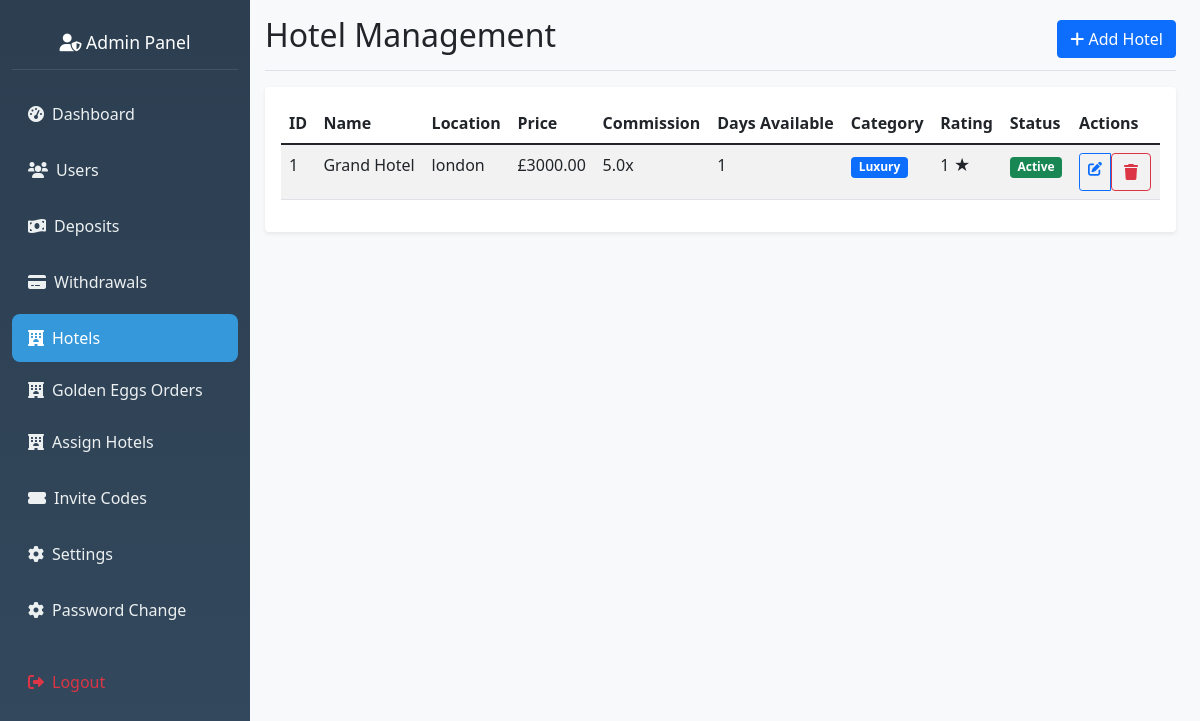
The app's page /admin/hotels, older data.
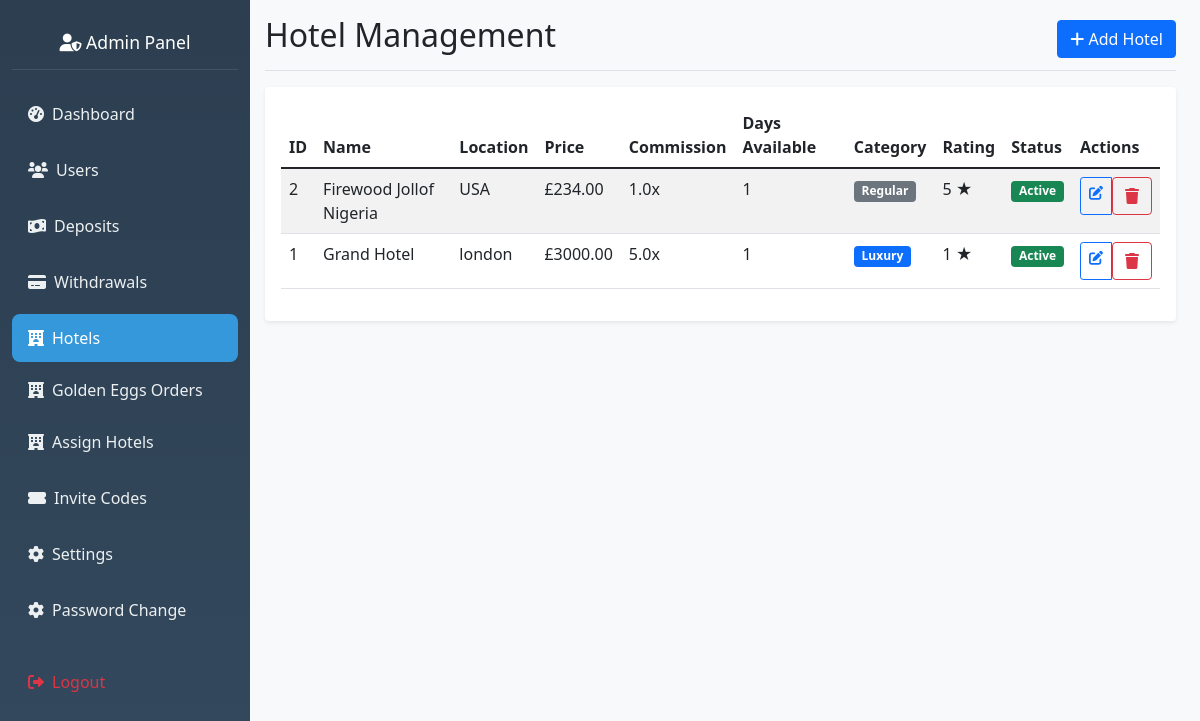
The same page, newer data.
### hotel_app/models.py (models this page shows, shortened)
class Hotel(db.Model):
    __tablename__ = 'hotel'
    id = db.Column(db.Integer, primary_key=True)
    name = db.Column(db.String(120), nullable=False)
    primary_picture = db.Column(db.String(200))
    price = db.Column(db.Float, nullable=False)
    commission_multiplier = db.Column(db.Float, default=1.0)
    days_available = db.Column(db.Integer, default=1)
    description = db.Column(db.Text)
    location = db.Column(db.String(200))
    rating = db.Column(db.Integer, default=5)
    created_at = db.Column(db.DateTime, default=datetime.utcnow)
    category = db.Column(db.String(50))
    is_active = db.Column(db.Boolean, default=True)
    category = db.Column(db.String(50), default='regular')  # 'regular' or 'luxury'
    is_active = db.Column(db.Boolean, default=True)  # Admin can activate/deactivate
    reservations = db.relationship('Reservation', backref='hotel', lazy=True)
    user_assignments = db.relationship('UserHotelAssignment', backref='hotel', lazy=True)
    user_ratings = db.relationship('UserHotelRating', backref='hotel', lazy=True)

### hotel_app/routes.py (the view, shortened to what this page needs)
@app.route('/admin/hotels', methods=['GET', 'POST'])
def manage_hotels():
    hotels = Hotel.query.order_by(Hotel.name).all()
    for hotel in hotels:
        if hotel.category is None:
            hotel.category = 'Uncategorized'
    return render_template('admin_hotels.html', hotels=hotels)

### hotel_app/routes.py (called while the page is built)
@app.before_request
def check_admin_routes():
    if request.endpoint and request.endpoint.startswith('admin_') and request.endpoint != 'admin_login':
        if 'admin_id' not in session:
            return redirect(url_for('admin_login'))

### hotel_app/templates/admin_hotels.html (shortened to what this page needs)
{% extends "admin_base.html" %}
{% block content %}
<div class="d-flex justify-content-between flex-wrap flex-md-nowrap align-items-center pb-2 mb-3 border-bottom">
    <h1 class="h2">Hotel Management</h1>
    <button type="button" class="btn btn-primary" data-bs-toggle="modal" data-bs-target="#addHotelModal">
        <i class="fas fa-plus"></i> Add Hotel
    </button>
</div>
<div class="card">
    <div class="card-body">
        <div class="table-responsive">
            <table class="table table-striped">
                <thead>
                    <tr>
                        <th>ID</th>
                        <th>Name</th>
                        <th>Location</th>
                        <th>Price</th>
                        <th>Commission</th>
                        <th>Days Available</th>
                        <th>Category</th>
                        <th>Rating</th>
                        <th>Status</th>
                        <th>Actions</th>
                    </tr>
                </thead>
                <tbody>
                    {% if hotels %}
                        {% for hotel in hotels %}
                        <tr>
                            <td>{{ hotel.id }}</td>
                            <td>{{ hotel.name }}</td>
                            <td>{{ hotel.location or 'N/A' }}</td>
                            <td>£{{ "%.2f"|format(hotel.price) }}</td>
                            <td>{{ hotel.commission_multiplier }}x</td>
                            <td>{{ hotel.days_available }}</td>
                            <td>
                                <span class="badge bg-{{ 'primary' if hotel.category == 'luxury' else 'secondary' }}">
                                    {{ hotel.category.title() }}
                                </span>
                            </td>
                            <td>
                                {% if hotel.rating %}
                                    {{ hotel.rating }} ★
                                {% else %}
                                    N/A
                                {% endif %}
                            </td>
                            <td>
                                <span class="badge bg-{{ 'success' if hotel.is_active else 'secondary' }}">
                                    {{ 'Active' if hotel.is_active else 'Inactive' }}
                                </span>
                            </td>
                            <td>
                                <div class="btn-group btn-group-sm">
                                    <a href="{{ url_for('edit_hotel', hotel_id=hotel.id) }}" class="btn btn-outline-primary">
                                        <i class="fas fa-edit"></i>
                                    </a>
                                    <form method="POST" action="{{ url_for('delete_hotel', hotel_id=hotel.id) }}" class="d-inline"
                                          onsubmit="return confirm('Are you sure you want to delete this hotel?')">
                                        <button type="submit" class="btn btn-outline-danger">
                                            <i class="fas fa-trash"></i>
                                        </button>
                                    </form>
                                </div>
                            </td>
                        </tr>
                        {% endfor %}
                    {% else %}
                        <tr>
                            <td colspan="10" class="text-center text-muted">No hotels found</td>
                        </tr>
                    {% endif %}
                </tbody>
            </table>
        </div>
    </div>
</div>
{% endblock %}

### hotel_app/templates/admin_base.html (shortened to what this page needs)
<!DOCTYPE html>
<html lang="en">
    <head>
        <link href="https://cdn.jsdelivr.net/npm/bootstrap@5.1.3/dist/css/bootstrap.min.css" rel="stylesheet">
        <link href="https://cdnjs.cloudflare.com/ajax/libs/font-awesome/6.0.0/css/all.min.css" rel="stylesheet">
        <link rel="stylesheet" href="{{ url_for('static', filename='css/admin.css') }}">
    </head>
    <body>
        <div class="container-fluid">
            <div class="row no-gutters">
                <nav class="col-md-3 col-lg-2 d-md-block sidebar" id="sidebar">
                    <div class="position-sticky pt-3">
                        <div class="nav-header text-center">
                            <h4 class="text-white">
                                <i class="fas fa-user-shield"></i> Admin Panel
                            </h4>
                        </div>
                        <ul class="nav flex-column">
                            <li class="nav-item">
                                <a class="nav-link {% if request.endpoint == 'admin_dashboard' %}active{% endif %}"
                                    href="{{ url_for('admin_dashboard') }}">
                                    <i class="fas fa-tachometer-alt"></i>
                                    <span>Dashboard</span>
                                </a>
                            </li>
                            <li class="nav-item">
                                <a class="nav-link {% if request.endpoint == 'view_users' %}active{% endif %}"
                                    href="{{ url_for('view_users') }}">
                                    <i class="fas fa-users"></i>
                                    <span>Users</span>
                                </a>
                            </li>
                            <li class="nav-item">
                                <a class="nav-link {% if request.endpoint == 'view_deposits' %}active{% endif %}"
                                    href="{{ url_for('view_deposits') }}">
                                    <i class="fas fa-money-bill-wave"></i>
                                    <span>Deposits</span>
                                </a>
                            </li>
                            <li class="nav-item">
                                <a class="nav-link {% if request.endpoint == 'view_withdrawals' %}active{% endif %}"
                                    href="{{ url_for('view_withdrawals') }}">
                                    <i class="fas fa-credit-card"></i>
                                    <span>Withdrawals</span>
                                </a>
                            </li>
                            <li class="nav-item">
                                <a class="nav-link {% if request.endpoint == 'manage_hotels' %}active{% endif %}"
                                    href="{{ url_for('manage_hotels') }}">
                                    <i class="fas fa-hotel"></i>
                                    <span>Hotels</span>
                                </a>
                                <a class="nav-link {% if request.endpoint == 'golden_eggs' %}active{% endif %}"
                                    href="{{ url_for('admin_golden_eggs') }}">
                                    <i class="fas fa-hotel"></i>
                                    <span>Golden Eggs Orders</span>
                                </a>
                                <a class="nav-link {% if request.endpoint == 'assign_hotels_to_user' %}active{% endif %}"
                                    href="{{ url_for('assign_hotels_to_user')}}">
                                    <i class="fas fa-hotel"></i>
                                    <span>Assign Hotels</span>
                                </a>
                            </li>
                            <li class="nav-item">
                                <a class="nav-link {% if request.endpoint == 'generate_invitation_code' %}active{% endif %}"
                                    href="{{ url_for('generate_invitation_code') }}">
                                    <i class="fas fa-ticket-alt"></i>
                                    <span>Invite Codes</span>
                                </a>
                            </li>
                            <li class="nav-item">
                                <a class="nav-link {% if request.endpoint == 'admin_settings' %}active{% endif %}"
                                    href="{{ url_for('admin_settings') }}">
                                    <i class="fas fa-cog"></i>
                                    <span>Settings</span>
                                </a>
                            </li>
                            <li class="nav-item">
                                <a class="nav-link {% if request.endpoint == 'admin_password_change_page' %}active{% endif %}"
                                    href="{{ url_for('admin_password_change_page') }}">
                                    <i class="fas fa-cog"></i>
                                    <span>Password Change</span>
                                </a>
                            </li>
                            <li class="nav-item mt-3">
                                <a class="nav-link text-danger" href="{{ url_for('admin_logout') }}">
                                    <i class="fas fa-sign-out-alt"></i>
                                    <span>Logout</span>
                                </a>
                            </li>
                        </ul>
                    </div>
                </nav>
                <main class="col-md-9 ms-sm-auto col-lg-10 px-md-4 main-content">
                    <div class="pt-3 pb-2 mb-3">
                        {% block content %}{% endblock %}
                    </div>
                </main>
            </div>
        </div>
    </body>
</html>

### hotel_app/static/css/admin.css (style rules this page uses)
.sidebar { min-height: 100vh; background: linear-gradient(180deg, #2c3e50 0%, #34495e 100%); transition: transform 0.3s ease-in-out; overflow-y: auto; }
.sidebar .nav-link { color: #ecf0f1; padding: 0.75rem 1rem; border-radius: 0.5rem; margin: 0.25rem 0; display: flex; align-items: center; gap: 0.5rem; }
.sidebar .nav-link:hover, .sidebar .nav-link.active { background-color: #3498db; color: white; }
.main-content { background-color: #f8f9fa; min-height: 100vh; transition: margin-left 0.3s ease-in-out; }
.card { border: none; box-shadow: 0 0.125rem 0.25rem rgba(0, 0, 0, 0.075); }
.nav-header { padding: 1rem; border-bottom: 1px solid rgba(255, 255, 255, 0.1); margin-bottom: 1rem; }
.nav-header h4 { margin: 0; font-size: 1.1rem; }
@media (min-width: 992px) { .sidebar { position: static !important; transform: translateX(0) !important; width: auto !important; flex: 0 0 auto; } }
@media (min-width: 992px) { .main-content { margin-left: 0 !important; padding-left: 15px !important; padding-top: 0 !important; flex: 1 1 auto; } }
@media (min-width: 992px) { .container-fluid .row { display: flex !important; flex-wrap: nowrap !important; } }
@media (min-width: 992px) { .col-md-3, .col-lg-2 { flex: 0 0 auto; width: 250px; max-width: 250px; } }
@media (min-width: 992px) { .col-md-9, .col-lg-10 { flex: 1 1 auto; width: auto; max-width: none; } }
@media (min-width: 1200px) { .container-fluid .row { display: flex !important; } }
@media (min-width: 1200px) { .sidebar { position: static !important; width: 250px !important; flex: 0 0 250px !important; } }
@media (min-width: 1200px) { .main-content { flex: 1 1 auto !important; } }

Row changes from the older to the newer data that the page shows:
added Hotel: id "2", name "Firewood Jollof Nigeria", location "USA", price "234.00", commission_multiplier "1.0", days_available "1", category "Regular", rating "5", is_active "Active"
